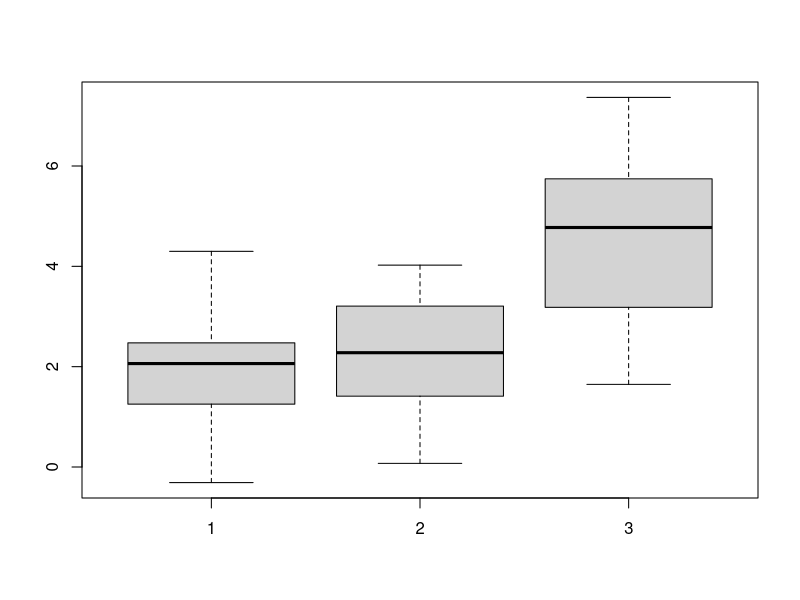
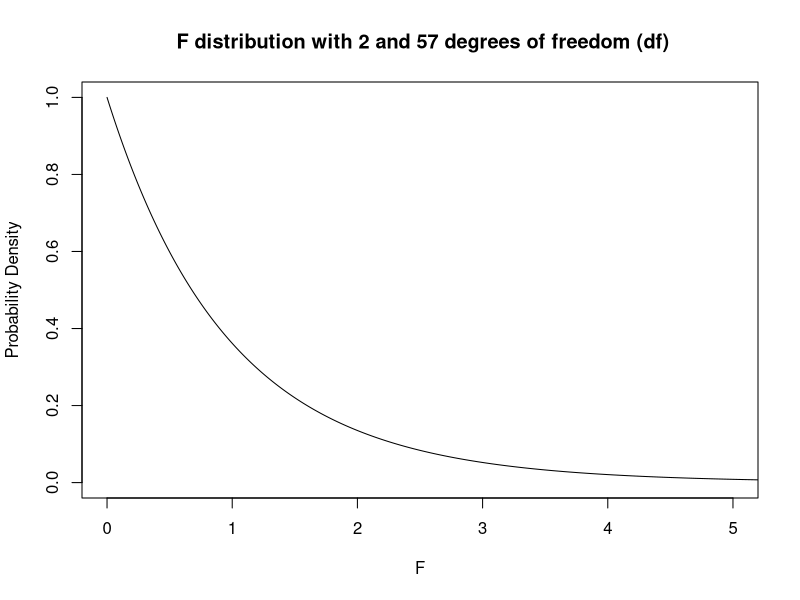
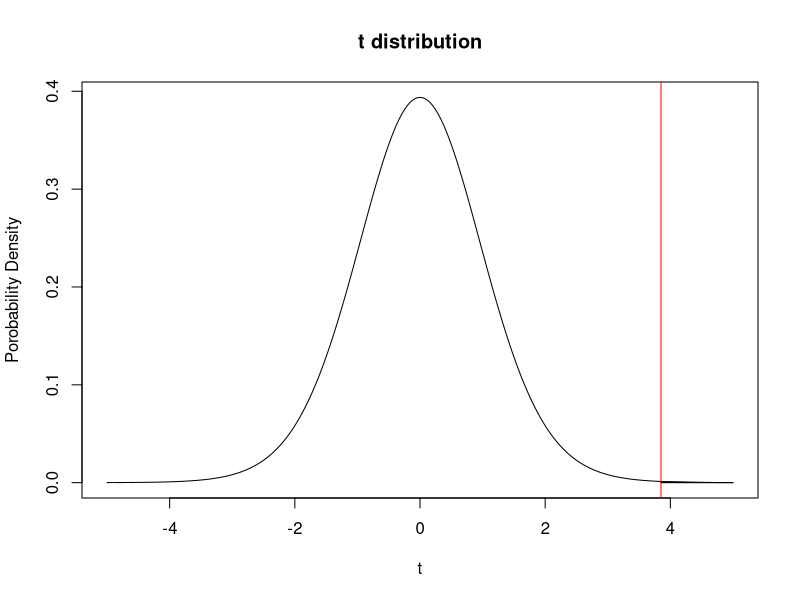

Here is the R script that generated these plots, in order: (Note: this script raises an error after producing the figures.)
## ---- chunk 1
# Use a sample size of 20 for all of the samples. Set the mean of the first two samples as 2 and set the 
# mean of the last sample as 4. Use a standard deviation of 1.5 for all samples. We are going to call
# the three samples x1, x2, and x3. 
x1=rnorm(20, mean=2, sd=1.5)
x2=rnorm(20, mean=2, sd=1.5)
x3=rnorm(20, mean=4, sd=1.5)

# Lets look at the mean and spread of each of our samples using the boxplot() function. 
boxplot(x1,x2,x3)
## ---- chunk 2
# lets bind the example data together using cbind() and then put it into a dataframe with data.frame(). 
# let's call our new dataframe data. 
data = data.frame(cbind(x1,x2,x3))

# Then we are going to reorganize it with stack(). 
data = stack(data)
#be sure to take a second to look at your dataframe. Do you understand its stucture? 

# now are data is all set for ANOVA. 
## ---- chunk 3
# In order to run an ANOVA test, we are going to need to use R's linear regression function lm()
# Why are we using linear regression for ANOVA? because ANOVA is actually a special application of Linear
# Regression! We may explore this more in future workshops, but for now do not worry about it. 

#run help(lm). Focus on the first two arguments. 
help(lm)

# wait, what is a formula class object? 
# Formula class obects are specified using a tilde (~) and are used to specify a relationship between two
# vectors.
# Essentially, when you type A~B you are saying thet you want to test if variable A is dependent on B.
# The first term is the response variable in your data and the second is the explanatory variable. 
# The specifics of what a formula object actually is in R are complicated and beyond this workshop. 
# for more details, look up ?formula 

# ok, now we can actually use lm() by specifying the formula and data arguments. run lm and save the 
# output in a variable named Av_object
# Hint: what are our response and explanatory variables? 
Av_object <- lm(values~ind,data=data) 

# Now we are ready to actually run the ANOVA test using the anova() function. 
anova(Av_object)
## ---- chunk 4
# lets create the F distribution using the df function.
# run help(df) and focus on the first 3 arguments. 
help(df)

# It works almost exactly like the dt function but with 2 inputs for degrees of freedom. 
# df1 is the group degrees of freedom and df2 is for the error degrees of freedom. 
# create a sequence using seq() and call it x. save you f distribution as a variable called fdist. 
x=seq(0,6,by=0.001)
fdistr=df(x,df1 = 2, df2 = 57)

# Now lets plot the F distribution. 
plot(x,fdistr,type="l",
     xlim = c(0,5), 
     ylim = c(0,1),
     xlab="F",
     ylab="Probability Density",
     main =" F distribution with 2 and 57 degrees of freedom (df)")

# append this line of code to the plot function to look at the rejection region
# +polygon(c(x[x>=3.15], max(x), 3.15), c(fdistr[x>=3.15], 0, 0), col="red")"

# Scroll back up to our ANOVA table, where does your F value fall on this graph? does it make sense that you were/were'nt able to reject the null?
## ---- chunk 5
# try running help(pairwise.t.test)
help(pairwise.t.test)
# note that rather than using a formula object, you just specify the two columns you are looking at in 
# your dataframe. 

# for educational purposes, lets do a pairwise t-test with NO P value adjustment whatsoever ("none"). 
pairwise.t.test(data$values, data$ind, p.adj= "none", alternative="two.sided")
## ---- chunk 6
# now perform a pairwise t-test using the Bonferroni method ("bonf")
pairwise.t.test(data$values, data$ind, p.adj = "bonf",alternative="two.sided")
# Can you see the difference between the two P-values? 
## ---- chunk 7
# create a t-distribution just like what we did in the t-test section.
x=seq(-5,5,by=0.001)
tdistr=dt(x,19)
plot(x,tdistr,type="l",main="t distribution",xlab="t",ylab="Porobability Density") + polygon(c(x[x>=3.85], max(x), 3.85), c(tdistr[x>=3.85], 0, 0), col="red") + abline(v=3.85, col="red")

# Add the code below to your plot to create a rejection region using our altered P-value. 
# + polygon(c(x[x>=3.85], max(x), 3.85), c(tdistr[x>=3.85], 0, 0), col="red") #
# 3.85 is the adjusted critical value for sample size = 20 and 50 tests. 

# can you even see the rejection region? let's draw a line to make it more clear
# + abline(v=3.85, col="red") #

# look how small it is! You would need a very large effect or a lot of power to find any significant 
# results. What if we want more power for our experiment? 

## ---- chunk 8
# We are going to need to load a package called dplyr for this. 
library(dplyr)

# We are going to create a set of P-values that we theoretically could have gotten from performing 10 
# tests. 
p_values=c(0.38,0.022,0.45,0.04,0.06,0.008,0.001,0.15,0.013,0.59)

# then, the first step of the Benjamini Hochberg method is to order the P-values from largest to 
# smallest. We are going to do this using the sort() function. Call this sorted vector p_sort
p_sort=sort(p_values)

# Now we are going to create a rank for every p-value. create a list from 1 to 10 using c() and call
# it rank. 
rank=c(1,2,3,4,5,6,7,8,9,10)

# Now use cbind to bind the rank and the sorted P-values into a dataframe (should be familiar to what we
# did when creating the dataframe for ANOVA). Call this new dataframe BH_df. 
BH_df = data.frame(cbind(p_sort,rank))

#The last step is the most important one. We are going to compare our ordered P-values to a set of BH 
# critical values. BH critical values are calculated as i/m*Q where
# i = the rank of the test. 
# m = the total number of tests. 
# Q equals the false discovery rate we are aiming for (0.05)
# now, we will use the mutate function to create a new column with the critical values for each test.
# The mutate function takes the values from other columns and uses an equation to calculate the values 
# for a new column. 
# the mutate function is in the form mutate(dataframe, new_column name = equation)
BH_df = mutate(df, critical_val = rank/10*0.05)
BH_df

# Let's look at our dataframe. 
## ---- chunk 9
#finally, let's perform a pairwise t-test using the bonferroni adjustment. 
# we are going to go back to using the data from the three samples we made at the beginning of this 
# workshop (the one we called data)
pairwise.t.test(data$values, data$ind, p.adj = "BH",alternative="two.sided")

# compare this output to the output we got from the Bonferroni method. 
